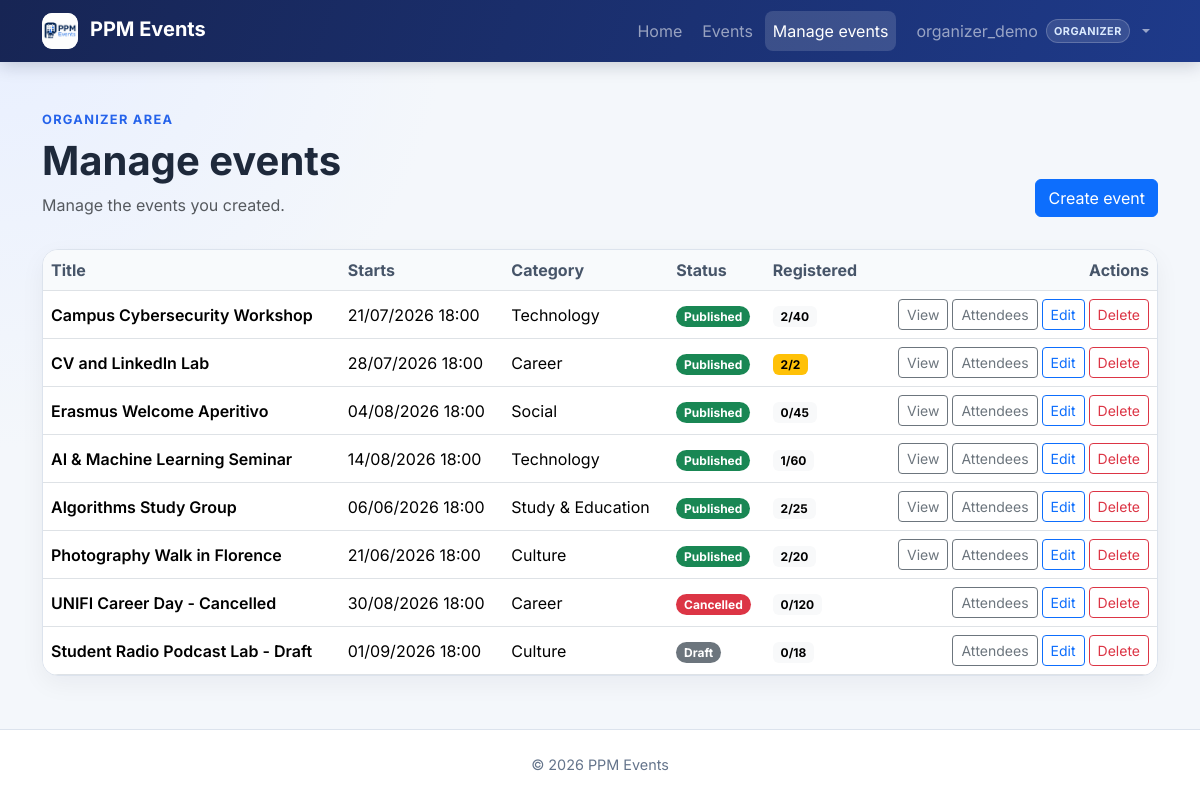
Page /events/mine/ (signed in) on the committed database.
### events/models.py (models this page shows, shortened)
class Event(models.Model):
    class Status(models.TextChoices):
        DRAFT = "draft", "Draft"
        PUBLISHED = "published", "Published"
        CANCELLED = "cancelled", "Cancelled"
    organizer = models.ForeignKey(
        settings.AUTH_USER_MODEL,
        on_delete=models.CASCADE,
        related_name="organized_events",
    )
    category = models.ForeignKey(
        Category,
        on_delete=models.PROTECT,
        related_name="events",
        null=True,
        blank=True,
    )
    title = models.CharField(max_length=200)
    description = models.TextField()
    image = models.ImageField(
        upload_to="event_images/%Y/%m/",
        blank=True,
        validators=[
            FileExtensionValidator(
                allowed_extensions=ALLOWED_EVENT_IMAGE_EXTENSIONS
            ),
            validate_event_image_size,
        ],
    )
    starts_at = models.DateTimeField()
    ends_at = models.DateTimeField()
    location = models.CharField(max_length=255)
    capacity = models.PositiveIntegerField(
        validators=[MinValueValidator(1)],
    )
    status = models.CharField(
        max_length=20,
        choices=Status.choices,
        default=Status.DRAFT,
    )
    created_at = models.DateTimeField(auto_now_add=True)
    updated_at = models.DateTimeField(auto_now=True)
    objects = EventQuerySet.as_manager()
    class Meta:
        ordering = ["starts_at", "title"]
        constraints = [
            models.CheckConstraint(
                condition=Q(capacity__gte=1),
                name="event_capacity_at_least_one",
            ),
            models.CheckConstraint(
                condition=Q(ends_at__gt=F("starts_at")),
                name="event_ends_after_start",
            ),
        ]
        indexes = [
            models.Index(fields=["status", "starts_at"]),
            models.Index(fields=["organizer", "starts_at"]),
        ]
    def get_absolute_url(self):
        return reverse("events:detail", kwargs={"pk": self.pk})
    @property
    def is_public(self):
        return self.status == self.Status.PUBLISHED

class Category(models.Model):
    name = models.CharField(max_length=80, unique=True)
    slug = models.SlugField(max_length=80, unique=True)
    class Meta:
        ordering = ["name"]
        verbose_name_plural = "categories"

### events/views.py (the view)
# urls.py: path("events/mine/", MyEventListView.as_view(), name="my_events"),
class MyEventListView(OrganizerRequiredMixin, ListView):
    model = Event
    template_name = "events/my_event_list.html"
    context_object_name = "events"
    def get_queryset(self):
        queryset = Event.objects.select_related("category")
        if not self.request.user.is_staff:
            queryset = queryset.filter(organizer=self.request.user)
        return queryset.annotate(registration_count=Count("registrations"))

### accounts/context_processors.py (called while the page is built)
def roles(request):
    return {
        "user_is_attendee": is_attendee(request.user),
        "user_is_organizer": is_organizer(request.user),
    }

### accounts/roles.py (called while the page is built)
def get_user_roles(user):
    if not user.is_authenticated:
        return frozenset()
    if not hasattr(user, "_ppm_role_names"):
        user._ppm_role_names = frozenset(
            user.groups.values_list("name", flat=True)
        )
    return user._ppm_role_names

def user_has_role(user, role):
    return role.value in get_user_roles(user)

def is_attendee(user):
    return (
        user_has_role(user, Role.ATTENDEE)
        or user_has_role(user, Role.ORGANIZER)
        or is_admin(user)
    )

def is_organizer(user):
    return user_has_role(user, Role.ORGANIZER) or is_admin(user)

### events/views.py (called while the page is built)
    def dispatch(self, request, *args, **kwargs):
        if request.user.is_authenticated and not is_organizer(request.user):
            messages.error(
                request,
                "This section is reserved for organizers.",
            )
            return redirect(self.permission_denied_url)
        return super().dispatch(request, *args, **kwargs)

### templates/events/my_event_list.html (shortened to what this page needs)
{% extends "base.html" %}
{% block content %}
<header class="page-header d-flex flex-column flex-sm-row justify-content-between align-items-sm-end gap-3">
    <div>
        <p class="page-kicker mb-2">Organizer area</p>
        <h1 class="display-6 fw-bold mb-2">Manage events</h1>
        <p class="text-body-secondary mb-0">
            {% if user.is_staff %}
                Review and manage all events in the application.
            {% else %}
                Manage the events you created.
            {% endif %}
        </p>
    </div>
    <a class="btn btn-primary page-actions" href="{% url 'events:create' %}">
        Create event
    </a>
</header>
{% if events %}
    <div class="table-card table-responsive">
        <table class="table table-hover align-middle">
            <thead>
                <tr>
                    <th scope="col">Title</th>
                    <th scope="col">Starts</th>
                    <th scope="col">Category</th>
                    <th scope="col">Status</th>
                    <th scope="col">Registered</th>
                    <th scope="col" class="text-end">Actions</th>
                </tr>
            </thead>
            <tbody>
                {% for event in events %}
                    <tr>
                        <td class="fw-semibold" data-label="Event">{{ event.title }}</td>
                        <td data-label="Starts">{{ event.starts_at|date:"d/m/Y H:i" }}</td>
                        <td data-label="Category">{{ event.category.name|default:"Other" }}</td>
                        <td data-label="Status">{% include "includes/event_status_badge.html" %}</td>
                        <td data-label="Registered">
                            <span class="badge {% if event.registration_count >= event.capacity %}text-bg-warning{% else %}text-bg-light{% endif %}">
                                {{ event.registration_count }}/{{ event.capacity }}
                            </span>
                        </td>
                        <td class="text-end table-actions-cell" data-label="Actions">
                            <div class="d-flex flex-wrap justify-content-end gap-1 responsive-actions">
                                {% if event.is_public %}
                                    <a
                                        class="btn btn-sm btn-outline-secondary"
                                        href="{{ event.get_absolute_url }}"
                                    >
                                        View
                                    </a>
                                {% endif %}
                                <a
                                    class="btn btn-sm btn-outline-secondary"
                                    href="{% url 'events:attendees' event.pk %}"
                                >
                                    Attendees
                                </a>
                                <a
                                    class="btn btn-sm btn-outline-primary"
                                    href="{% url 'events:update' event.pk %}"
                                >
                                    Edit
                                </a>
                                <a
                                    class="btn btn-sm btn-outline-danger"
                                    href="{% url 'events:delete' event.pk %}"
                                >
                                    Delete
                                </a>
                            </div>
                        </td>
                    </tr>
                {% endfor %}
            </tbody>
        </table>
    </div>
{% else %}
    {% url "events:create" as create_event_url %}
{% endif %}
{% endblock %}

### templates/includes/navbar.html (shortened to what this page needs)
{% load static %}
<nav class="navbar navbar-expand-lg navbar-dark site-navbar sticky-top">
    <div class="container">
        <a class="navbar-brand fw-bold" href="{% url 'events:home' %}">
            <span class="brand-logo-wrap" aria-hidden="true">
                <img
                    class="brand-logo"
                    src="{% static 'img/ppm-events-logo.png' %}?v=2"
                    alt=""
                >
            </span>
            PPM Events
        </a>
        <div class="collapse navbar-collapse" id="mainNavigation">
            <ul class="navbar-nav ms-auto align-items-lg-center gap-lg-1">
                <li class="nav-item">
                    <a
                        class="nav-link{% if request.resolver_match.url_name == 'home' %} active{% endif %}"
                        href="{% url 'events:home' %}"
                    >
                        Home
                    </a>
                </li>
                <li class="nav-item">
                    <a
                        class="nav-link{% if request.resolver_match.url_name == 'list' or request.resolver_match.url_name == 'detail' or request.resolver_match.url_name == 'organizer_history' %} active{% endif %}"
                        href="{% url 'events:list' %}"
                    >
                        Events
                    </a>
                </li>
                {% if user_is_organizer %}
                    <li class="nav-item">
                        <a
                            class="nav-link{% if request.resolver_match.url_name == 'my_events' or request.resolver_match.url_name == 'create' or request.resolver_match.url_name == 'update' or request.resolver_match.url_name == 'delete' or request.resolver_match.url_name == 'attendees' %} active{% endif %}"
                            href="{% url 'events:my_events' %}"
                            {% if request.resolver_match.url_name == "my_events" or request.resolver_match.url_name == "create" or request.resolver_match.url_name == "update" or request.resolver_match.url_name == "delete" or request.resolver_match.url_name == "attendees" %}aria-current="page"{% endif %}
                        >
                            Manage events
                        </a>
                    </li>
                {% endif %}
                {% if user.is_authenticated %}
                    <li class="nav-item dropdown ms-lg-2">
                        <a
                            class="nav-link dropdown-toggle user-menu-toggle{% if request.resolver_match.url_name == 'my_favorites' or request.resolver_match.url_name == 'my_registrations' %} active{% endif %}"
                            href="#"
                            id="userNavigation"
                            role="button"
                            data-bs-toggle="dropdown"
                            aria-expanded="false"
                        >
                            <span class="user-name">{{ user.get_username }}</span>
                            {% if user.is_superuser %}
                                <span class="nav-role">Admin</span>
                            {% elif user_is_organizer %}
                                <span class="nav-role">Organizer</span>
                            {% elif user_is_attendee %}
                                <span class="nav-role">Attendee</span>
                            {% endif %}
                        </a>
                    </li>
                {% endif %}
            </ul>
        </div>
    </div>
</nav>

### templates/includes/event_status_badge.html
{% if event.status == "published" %}
    <span class="badge rounded-pill text-bg-success">Published</span>
{% elif event.status == "cancelled" %}
    <span class="badge rounded-pill text-bg-danger">Cancelled</span>
{% else %}
    <span class="badge rounded-pill text-bg-secondary">Draft</span>
{% endif %}

### static/css/styles.css (style rules this page uses)
:root { --ppm-navy: #172554; --ppm-blue: #2563eb; --ppm-blue-dark: #1d4ed8; --ppm-surface: #ffffff; --ppm-background: #f4f7fb; --ppm-border: #dce3ed; --ppm-muted: #64748b; }
html { scroll-behavior: smooth; }
body { min-height: 100vh; display: flex; flex-direction: column; color: #1e293b; font-family: "Inter", system-ui, -apple-system, BlinkMacSystemFont, "Segoe UI", sans-serif; background: radial-gradient(circle at top left, #e8efff 0, transparent 28rem), var(--ppm-background); }
a { text-underline-offset: 0.18em; }
.site-navbar { background: linear-gradient(110deg, var(--ppm-navy), #1e3a8a); box-shadow: 0 0.25rem 1rem rgba(15, 23, 42, 0.18); transition: transform 220ms ease, box-shadow 220ms ease; will-change: transform; }
.brand-logo-wrap { display: inline-flex; width: 2.25rem; height: 2.25rem; margin-right: 0.45rem; align-items: center; justify-content: center; background: #fff; border-radius: 0.65rem; overflow: hidden; vertical-align: middle; }
.brand-logo { width: 100%; height: 100%; object-fit: contain; }
.navbar .nav-link { border-radius: 0.5rem; }
.navbar .nav-link.active { background: rgba(255, 255, 255, 0.14); }
.user-menu-toggle { display: inline-flex; max-width: 100%; gap: 0.5rem; align-items: center; }
.nav-role { padding: 0.15rem 0.45rem; color: #dbeafe; font-size: 0.68rem; font-weight: 700; letter-spacing: 0.04em; background: rgba(255, 255, 255, 0.12); border: 1px solid rgba(255, 255, 255, 0.2); border-radius: 999px; text-transform: uppercase; }
.user-name, .attendee-username { overflow-wrap: anywhere; }
.btn { transition: color 160ms ease, background-color 160ms ease, border-color 160ms ease, box-shadow 160ms ease, transform 160ms ease; }
.page-header { margin-bottom: 2rem; }
.page-kicker { color: var(--ppm-blue); font-size: 0.8rem; font-weight: 700; letter-spacing: 0.1em; text-transform: uppercase; }
.table-card { overflow: hidden; background: var(--ppm-surface); border: 1px solid var(--ppm-border); border-radius: 1rem; box-shadow: 0 0.5rem 1.5rem rgba(15, 23, 42, 0.05); }
.table-card .table { margin-bottom: 0; }
.table-card thead th { color: #475569; background: #f8fafc; border-bottom-width: 1px; }

### rows in the picture
Event: title "Campus Cybersecurity Workshop", starts_at "21/07/2026 18:00", category.name "Technology", status "Published", registration_count "2", capacity "40"
Event: title "CV and LinkedIn Lab", starts_at "28/07/2026 18:00", category.name "Career", status "Published", registration_count "2", capacity "2"
Event: title "Erasmus Welcome Aperitivo", starts_at "04/08/2026 18:00", category.name "Social", status "Published", registration_count "0", capacity "45"
Event: title "AI & Machine Learning Seminar", starts_at "14/08/2026 18:00", category.name "Technology", status "Published", registration_count "1", capacity "60"
Event: title "Algorithms Study Group", starts_at "06/06/2026 18:00", category.name "Study & Education", status "Published", registration_count "2", capacity "25"
Event: title "Photography Walk in Florence", starts_at "21/06/2026 18:00", category.name "Culture", status "Published", registration_count "2", capacity "20"
Event: title "UNIFI Career Day - Cancelled", starts_at "30/08/2026 18:00", category.name "Career", status "Cancelled", registration_count "0", capacity "120"
Event: title "Student Radio Podcast Lab - Draft", starts_at "01/09/2026 18:00", category.name "Culture", status "Draft", registration_count "0", capacity "18"

### other values in the picture
{{ user.get_username }} "organizer_demo"
